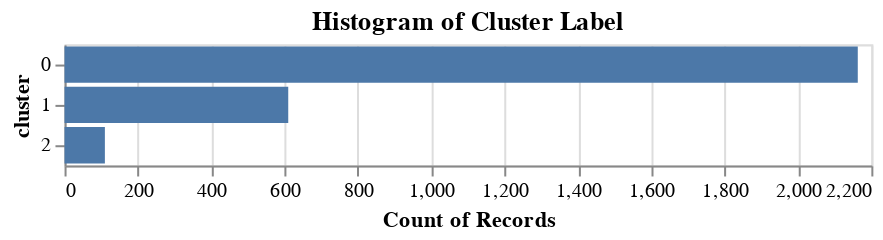

Source (notebook cell):
### Code cell
alt.Chart(train_df_copy, title="Histogram of Cluster Label").mark_bar().encode(
     y=alt.Y('cluster', type="nominal"),
     x='count()',
)

### Figure 1 — Vega-Lite specification as saved in the notebook (floating-point values rounded to 4 significant figures; data arrays with more than 128 entries replaced by an {"elided": "..."} marker saying what was removed)
{"$schema": "https://vega.github.io/schema/vega-lite/v4.17.0.json", "config": {"view": {"continuousHeight": 300, "continuousWidth": 400}}, "data": {"name": "data-5a3cc32db6e0c1c2edfe24a4953bb742"}, "datasets": {"data-5a3cc32db6e0c1c2edfe24a4953bb742": {"elided": "2883 records"}}, "encoding": {"x": {"aggregate": "count", "type": "quantitative"}, "y": {"field": "cluster", "type": "nominal"}}, "mark": "bar", "title": "Histogram of Cluster Label"}
